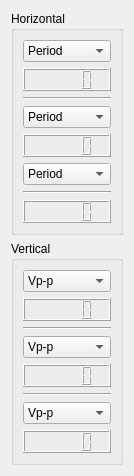
       <widget class="QWidget" name="scrollAreaWidgetContents">
        <property name="geometry">
         <rect>
          <x>0</x>
          <y>0</y>
          <width>133</width>
          <height>470</height>
         </rect>
        </property>
        <layout class="QVBoxLayout" name="verticalLayout_9">
         <item>
          <widget class="QGroupBox" name="groupBox_2">
           <property name="title">
            <string>Horizontal</string>
           </property>
           <layout class="QVBoxLayout" name="verticalLayout_3">
            <item>
             <widget class="QComboBox" name="comboBox_hor_meas_1">
              <item>
               <property name="text">
                <string>Period</string>
               </property>
              </item>
              <item>
               <property name="text">
                <string>Frequency</string>
               </property>
              </item>
             </widget>
            </item>
            <item>
             <widget class="QLCDNumber" name="lcdNumber_hor_meas_1"/>
            </item>
            <item>
             <widget class="Line" name="line_3">
              <property name="orientation">
               <enum>Qt::Horizontal</enum>
              </property>
             </widget>
            </item>
            <item>
             <widget class="QComboBox" name="comboBox_hor_meas_2">
              <item>
               <property name="text">
                <string>Period</string>
               </property>
              </item>
              <item>
               <property name="text">
                <string>Frequency</string>
               </property>
              </item>
             </widget>
            </item>
            <item>
             <widget class="QLCDNumber" name="lcdNumber_hor_meas_2"/>
            </item>
            <item>
             <widget class="QComboBox" name="comboBox_hor_meas_3">
              <item>
               <property name="text">
                <string>Period</string>
               </property>
              </item>
              <item>
               <property name="text">
                <string>Frequency</string>
               </property>
              </item>
             </widget>
            </item>
            <item>
             <widget class="Line" name="line_4">
              <property name="orientation">
               <enum>Qt::Horizontal</enum>
              </property>
             </widget>
            </item>
            <item>
             <widget class="QLCDNumber" name="lcdNumber_hor_meas_3"/>
            </item>
           </layout>
          </widget>
         </item>
         <item>
          <widget class="QGroupBox" name="groupBox_5">
           <property name="title">
            <string>Vertical</string>
           </property>
           <layout class="QVBoxLayout" name="verticalLayout_8">
            <item>
             <widget class="QComboBox" name="comboBox_ver_mes_1">
              <item>
               <property name="text">
                <string>Vp-p</string>
               </property>
              </item>
              <item>
               <property name="text">
                <string>Vavg</string>
               </property>
              </item>
             </widget>
            </item>
            <item>
             <widget class="QLCDNumber" name="lcdNumber_ver_mes_1"/>
            </item>
            <item>
             <widget class="Line" name="line_6">
              <property name="orientation">
               <enum>Qt::Horizontal</enum>
              </property>
             </widget>
            </item>
            <item>
             <widget class="QComboBox" name="comboBox_ver_mes_2">
              <item>
               <property name="text">
                <string>Vp-p</string>
               </property>
              </item>
              <item>
               <property name="text">
                <string>Vavg</string>
               </property>
              </item>
             </widget>
            </item>
            <item>
             <widget class="QLCDNumber" name="lcdNumber_ver_mes_2"/>
            </item>
            <item>
             <widget class="Line" name="line_7">
              <property name="orientation">
               <enum>Qt::Horizontal</enum>
              </property>
             </widget>
            </item>
            <item>
             <widget class="QComboBox" name="comboBox_ver_mes_3">
              <item>
               <property name="text">
                <string>Vp-p</string>
               </property>
              </item>
              <item>
               <property name="text">
                <string>Vavg</string>
               </property>
              </item>
             </widget>
            </item>
            <item>
             <widget class="QLCDNumber" name="lcdNumber_ver_mes_3"/>
            </item>
           </layout>
          </widget>
         </item>
         <item>
          <spacer name="verticalSpacer">
           <property name="orientation">
            <enum>Qt::Vertical</enum>
           </property>
           <property name="sizeHint" stdset="0">
            <size>
             <width>20</width>
             <height>40</height>
            </size>
           </property>
          </spacer>
         </item>
        </layout>
       </widget>
